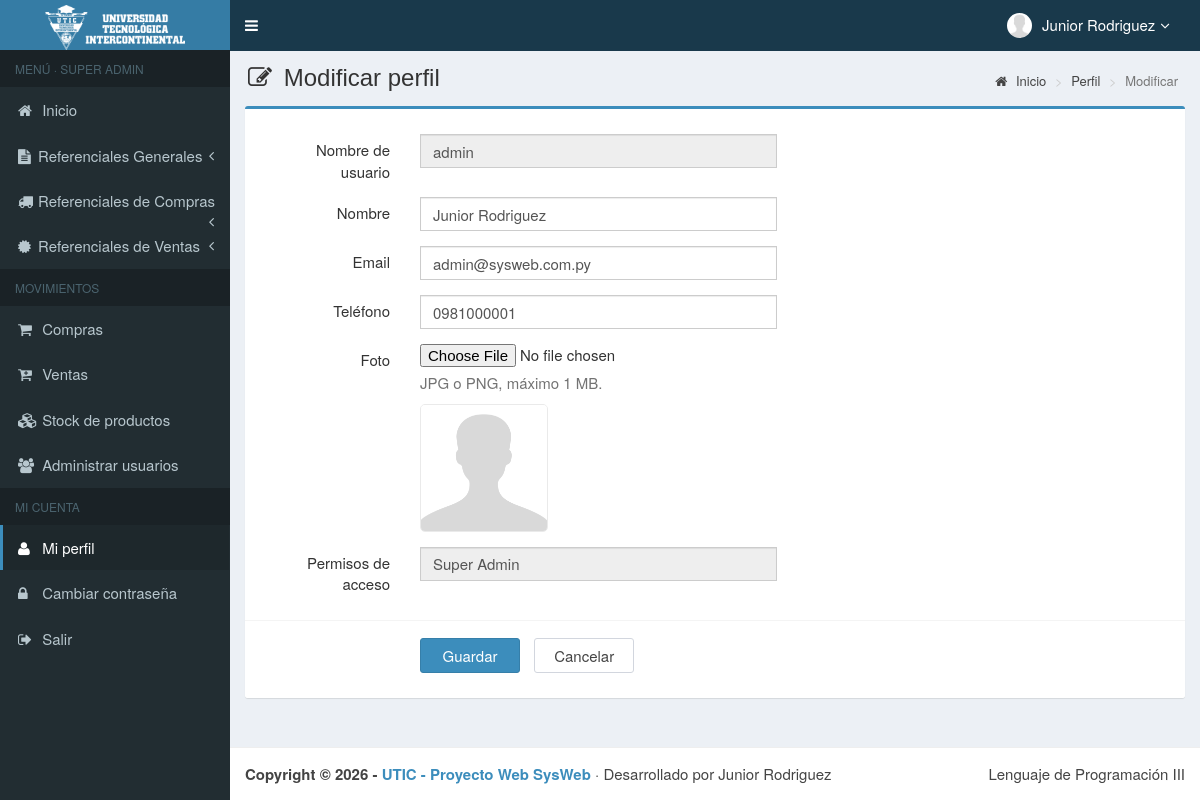
The page /main.php?module=form_profile (signed in) on the database its author committed.
### tables this page shows
CREATE TABLE usuarios (
    id_user         INT          NOT NULL AUTO_INCREMENT,
    username        VARCHAR(50)  NOT NULL,
    name_user       VARCHAR(150) NOT NULL,
    password        VARCHAR(255) NOT NULL,
    email           VARCHAR(150) NULL,
    telefono        VARCHAR(20)  NULL,
    foto            VARCHAR(300) NOT NULL DEFAULT '',
    permisos_acceso VARCHAR(30)  NOT NULL,           
    status          VARCHAR(15)  NOT NULL DEFAULT 'activo',    
    PRIMARY KEY (id_user),
    UNIQUE KEY uq_usuarios_username (username)
);

### config/funciones.php (called while the page is built, shortened)
<?php
function e(?string $texto): string
{
    return htmlspecialchars($texto ?? "", ENT_QUOTES, "UTF-8");
}
function foto_usuario(?string $foto): string
{
    return "images/user/" . ($foto !== null && $foto !== "" ? rawurlencode($foto) : "user-default.png");
}

### modules/profile/form.php (the view, shortened to what this page needs)
<?php
$stmt = $mysqli->prepare("SELECT username, name_user, email, telefono, foto, permisos_acceso FROM usuarios WHERE id_user = ?");
$stmt->bind_param("i", $_SESSION["id_user"]);
$stmt->execute();
$perfil = $stmt->get_result()->fetch_assoc();
?>
<section class="content-header">
    <h1><i class="fa fa-edit icon-title"></i> Modificar perfil</h1>
    <ol class="breadcrumb">
        <li><a href="?module=start"><i class="fa fa-home"></i> Inicio</a></li>
        <li><a href="?module=profile">Perfil</a></li>
        <li class="active">Modificar</li>
    </ol>
</section>
<section class="content">
    <div class="row">
        <div class="col-md-12">
            <div class="box box-primary">
                <form role="form" class="form-horizontal" method="POST" action="modules/profile/proses.php" enctype="multipart/form-data">
                    <div class="box-body">
                        <div class="form-group">
                            <label class="col-sm-2 control-label">Nombre de usuario</label>
                            <div class="col-sm-5">
                                <input type="text" class="form-control" value="<?= e($perfil["username"]) ?>" disabled>
                            </div>
                        </div>
                        <div class="form-group">
                            <label class="col-sm-2 control-label">Nombre</label>
                            <div class="col-sm-5">
                                <input type="text" class="form-control" name="name_user" maxlength="150" value="<?= e($perfil["name_user"]) ?>" required>
                            </div>
                        </div>
                        <div class="form-group">
                            <label class="col-sm-2 control-label">Email</label>
                            <div class="col-sm-5">
                                <input type="email" class="form-control" name="email" maxlength="150" value="<?= e($perfil["email"]) ?>">
                            </div>
                        </div>
                        <div class="form-group">
                            <label class="col-sm-2 control-label">Teléfono</label>
                            <div class="col-sm-5">
                                <input type="text" class="form-control" name="telefono" maxlength="13"
                                       onKeyPress="return goodchars(event,'0123456789',this)" value="<?= e($perfil["telefono"]) ?>">
                            </div>
                        </div>
                        <div class="form-group">
                            <label class="col-sm-2 control-label">Foto</label>
                            <div class="col-sm-5">
                                <input type="file" name="foto" accept=".jpg,.jpeg,.png">
                                <p class="help-block">JPG o PNG, máximo 1 MB.</p>
                                <img style="border:1px solid #eaeaea;border-radius:5px;object-fit:cover" src="<?= foto_usuario($perfil["foto"]) ?>" width="128" height="128">
                            </div>
                        </div>
                        <div class="form-group">
                            <label class="col-sm-2 control-label">Permisos de acceso</label>
                            <div class="col-sm-5">
                                <input type="text" class="form-control" value="<?= e($perfil["permisos_acceso"]) ?>" disabled>
                            </div>
                        </div>
                    </div>
                    <div class="box-footer">
                        <div class="form-group">
                            <div class="col-sm-offset-2 col-sm-10">
                                <input type="submit" class="btn btn-primary btn-submit" name="Guardar" value="Guardar">
                                <a href="?module=profile" class="btn btn-default btn-reset">Cancelar</a>
                            </div>
                        </div>
                    </div>
                </form>
            </div>
        </div>
    </div>
</section>

### top-menu.php (shortened to what this page needs)
<?php
$stmt = $mysqli->prepare("SELECT name_user, foto, permisos_acceso FROM usuarios WHERE id_user = ?");
$stmt->bind_param("i", $_SESSION["id_user"]);
$stmt->execute();
$usuario_top = $stmt->get_result()->fetch_assoc();
?>
<li class="dropdown user user-menu">
    <a href="#" class="dropdown-toggle" data-toggle="dropdown">
        <img src="<?= foto_usuario($usuario_top["foto"]) ?>" class="user-image" alt="Imagen de usuario">
        <span class="hidden-xs"><?= e($usuario_top["name_user"]) ?><i style="margin-left:5px" class="fa fa-angle-down"></i></span>
    </a>
</li>

### assets/css/style.css (style rules this page uses)
.form-horizontal .control-label { margin-bottom: 0; padding-top: 5px; text-align: right; }
label { display: inline-block; font-size: 15px; font-weight: 400; margin-bottom: 5px; max-width: 100%; }
.form-control { background-color: #fff; background-image: none; border: 1px solid #ccc; border-radius: 4px; box-shadow: 0 1px 1px rgba(0, 0, 0, 0.075) inset; color: #555; display: block; font-size: 15px; height: 34px; line-height: 1.42857; padding: 6px 12px; transition: border-color 0.15s ease-in-out 0s, box-shadow 0.15s ease-in-out 0s; width: 100%; }
.btn-default { background-color: #fff; border-color: #d2d6de; color: #444; }
.content-header { padding: 15px 18px 0; position: relative; }
.content-header > .breadcrumb { background: transparent none repeat scroll 0 0; border-radius: 2px; float: right; font-size: 13px; margin-bottom: 0; margin-top: 0; padding: 7px 12px; position: absolute; right: 10px; top: 15px; }
.btn-submit { width: 100px; margin-top: 7px; margin-right: 10px; font-size: 15px; }
.btn-reset { width: 100px; margin-top: 7px; font-size: 15px; }
.icon-title { margin-right: 5px; }
body { background-color: #fff; color: #333; font-size: 15px; line-height: 1.42857; }

### rows shown on the page
usuarios: name_user "Junior Rodriguez", username "admin", email "admin@sysweb.com.py", telefono "0981000001", permisos_acceso "Super Admin"

### other values the page prints
$nivel "SUPER ADMIN"
